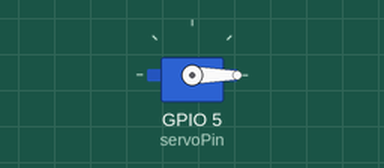
A sketch run on a simulated ESP32. Shown: servo.

Above: at 0.05 s.
At 1.5 s:
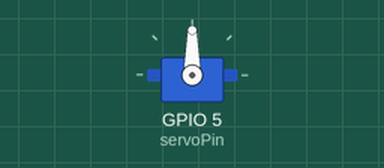
At 3.0 s:
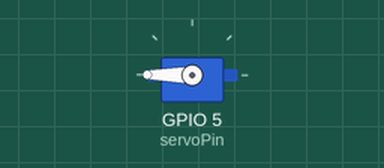
Timing chart, 0 to 6.9 s (numbered marks = the images above):
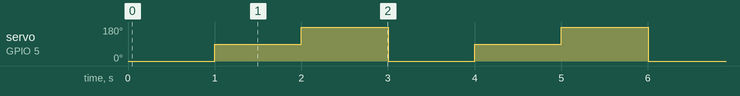

The sketch:

servoBasic.ino
```cpp
#include <ESP32Servo.h>

Servo myServo;
const int servoPin = 5;

void setup() {
  myServo.attach(servoPin);
}

void loop() {
  myServo.write(0);
  delay(1000);

  myServo.write(90);
  delay(1000);

  myServo.write(180);
  delay(1000);
}
```

Measured:
- by itself, servo on GPIO 5 (servoPin): repeats every 3.0 s: 180° 1.0 s, 0° 1.0 s, 90° 1.0 s
